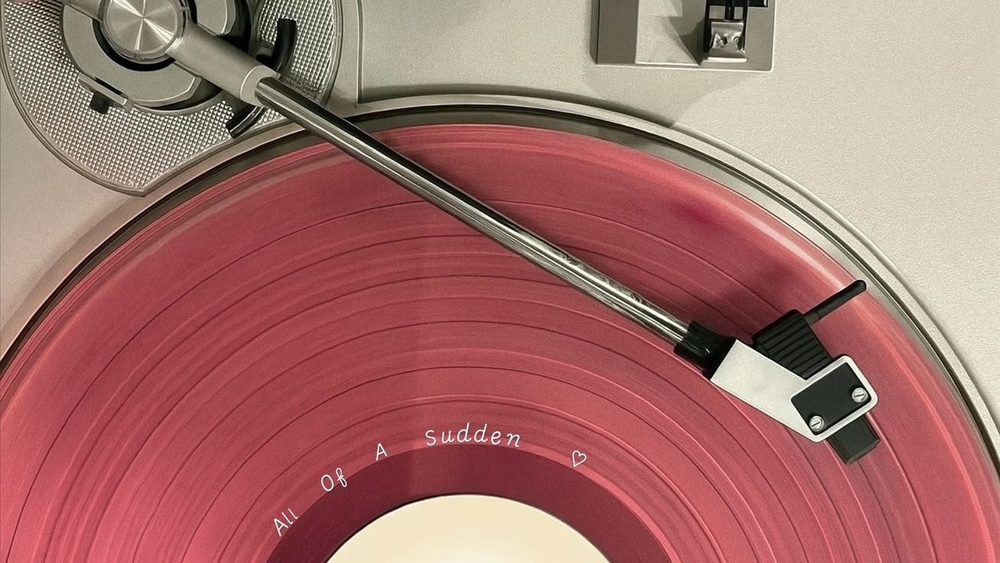
#> input picture OPENCV/DAY_11/pic.jpg, 1000 x 563 px, shrunk from 1308 x 736 before the run, found by its file name
$ python practice.py
#> lines starting #> are read from the running program, lines starting #| are printed output that depends on the picture
import cv2
image=cv2.imread("OPENCV/DAY_11/pic.jpg", 0)
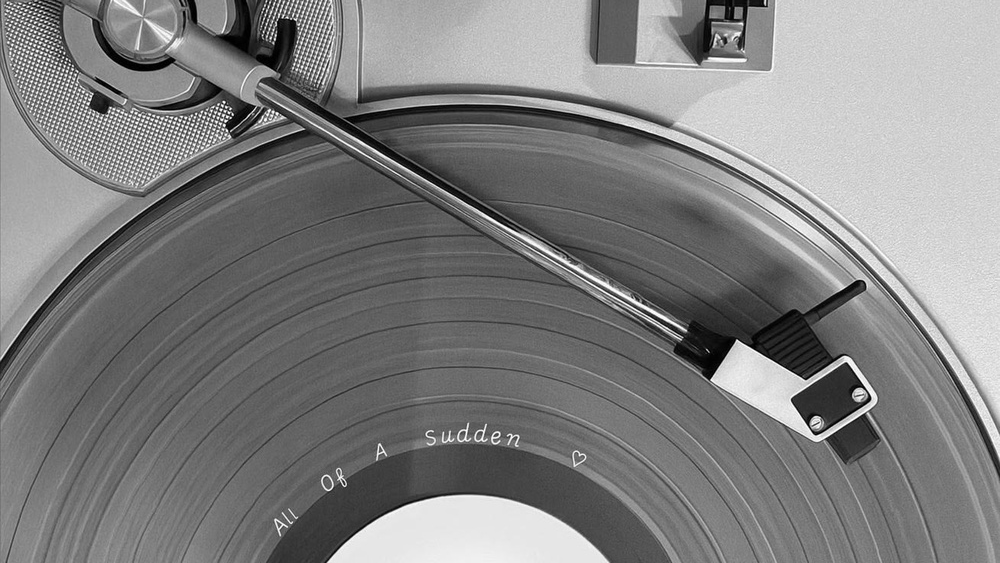
#> image: shape (563, 1000); min 0, max 255, mean 127.6
cv2.imshow("picture",image)
cv2.waitKey(0)
cv2.destroyAllWindows()
cv2.imwrite("copyof_pic.jpg",image)
print(image.shape)
#| (563, 1000)
print(image.size)
#| 563000
print(image.dtype)
#| uint8

$ run again, with OPENCV/DAY_11/sample.jpeg copied over OPENCV/DAY_11/pic.jpg
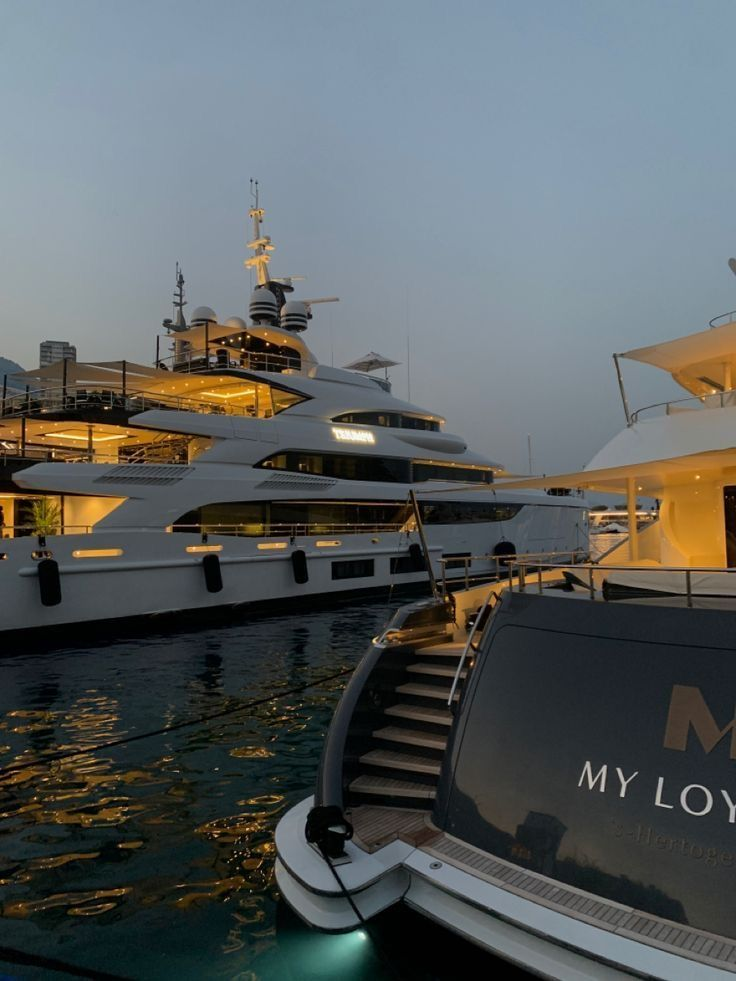
#> input picture OPENCV/DAY_11/sample.jpeg, 736 x 981 px, found by its file name
#> `image=cv2.imread("OPENCV/DAY_11/pic.jpg", 0)`:
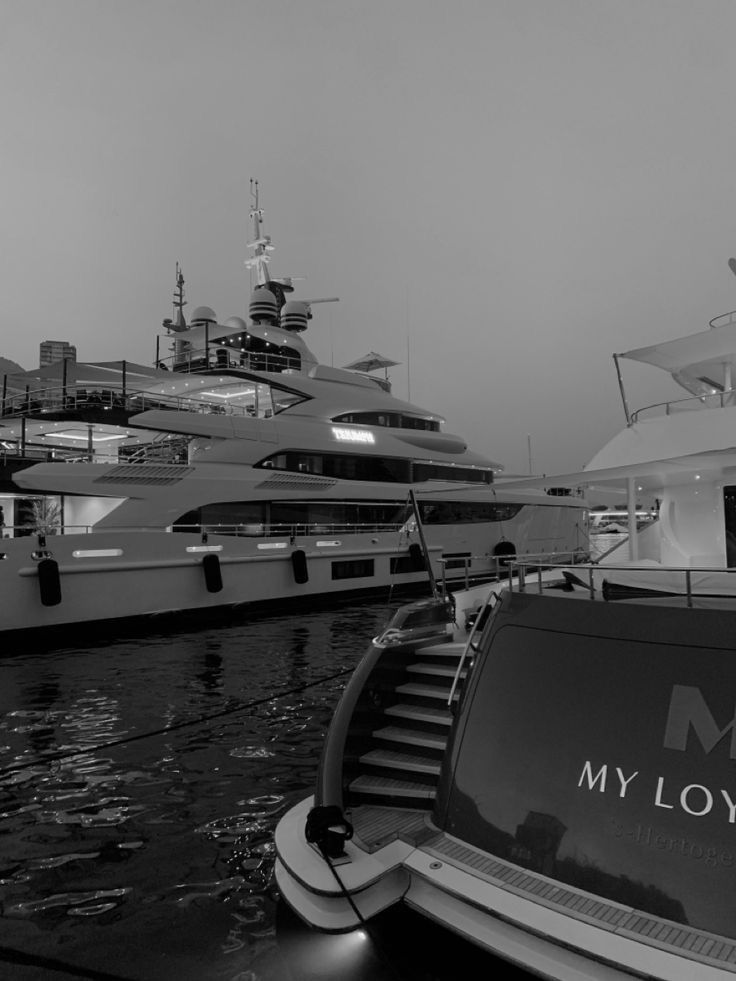
#> image: shape (981, 736); min 0, max 253, mean 93.1
#| (981, 736)
#| 722016
#| uint8
